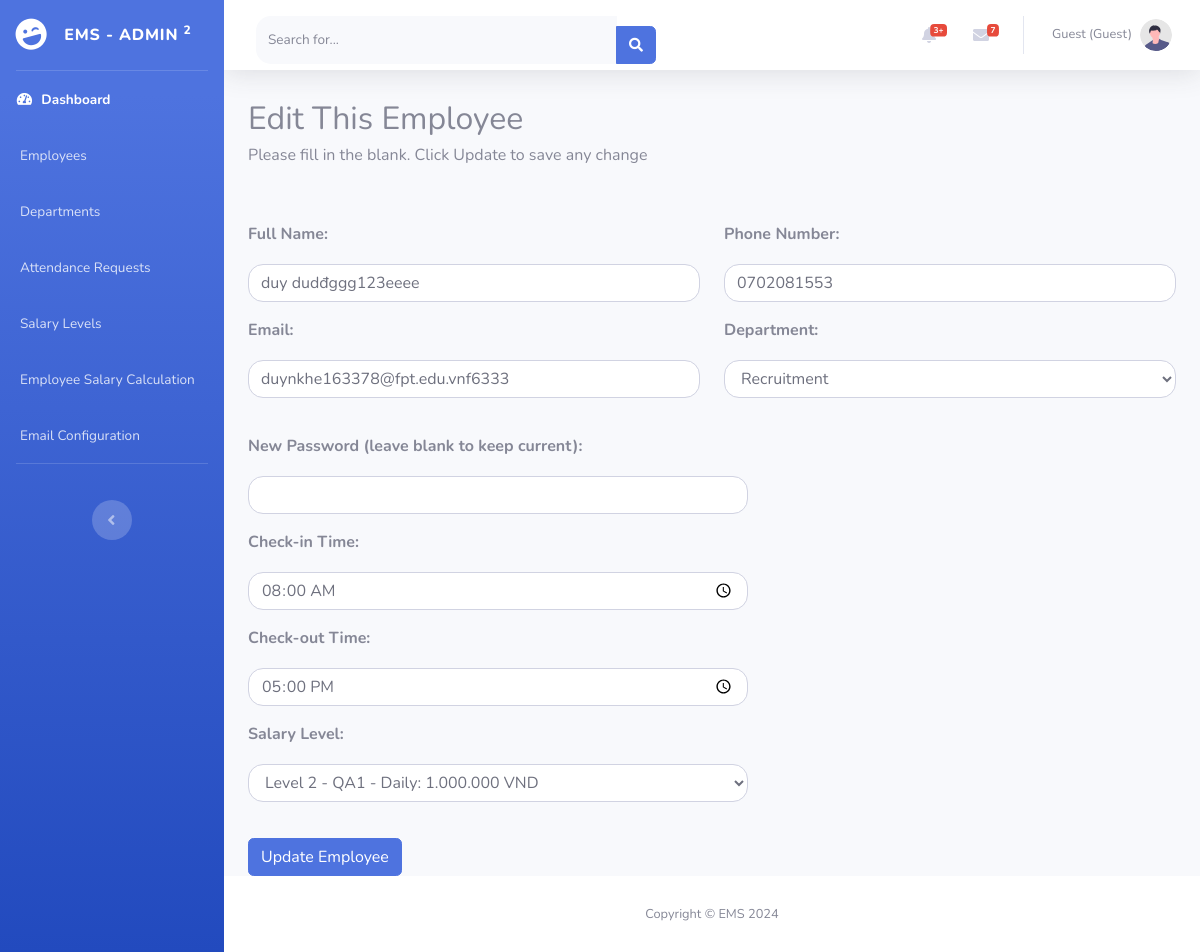
/admin/edit_employee.php?id=18, run on the app's committed database.
### tables this page shows
CREATE TABLE `user` (
  `Id` int NOT NULL AUTO_INCREMENT,
  `FullName` varchar(255) NOT NULL,
  `Email` varchar(255) NOT NULL,
  `PhoneNumber` varchar(15) DEFAULT NULL,
  `Position` varchar(100) DEFAULT NULL,
  `Password` varchar(255) NOT NULL,
  `DepartmentID` int DEFAULT NULL,
  `RoleID` int NOT NULL,
  `Status` enum('active','inactive') DEFAULT 'active',
  `salary_level_id` int DEFAULT NULL,
  PRIMARY KEY (`Id`),
  UNIQUE KEY `Email_UNIQUE` (`Email`),
  KEY `RoleID` (`RoleID`),
  KEY `user_ibfk_1` (`DepartmentID`),
  KEY `salary_level_id` (`salary_level_id`),
  CONSTRAINT `user_ibfk_1` FOREIGN KEY (`DepartmentID`) REFERENCES `department` (`Id`) ON DELETE CASCADE ON UPDATE CASCADE,
  CONSTRAINT `user_ibfk_2` FOREIGN KEY (`RoleID`) REFERENCES `role` (`Id`) ON DELETE CASCADE ON UPDATE CASCADE,
  CONSTRAINT `user_ibfk_3` FOREIGN KEY (`salary_level_id`) REFERENCES `salary_levels` (`id`)
);

CREATE TABLE `department` (
  `Id` int NOT NULL AUTO_INCREMENT,
  `DepartmentName` varchar(255) NOT NULL,
  `ParentDepartmentID` int DEFAULT NULL,
  `Status` enum('active','inactive') DEFAULT 'active',
  PRIMARY KEY (`Id`),
  KEY `ParentDepartmentID` (`ParentDepartmentID`),
  CONSTRAINT `department_ibfk_1` FOREIGN KEY (`ParentDepartmentID`) REFERENCES `department` (`Id`) ON DELETE SET NULL ON UPDATE CASCADE
);

### admin/edit_employee.php (the view, shortened to what this page needs)
<?php
require_once '../config.php';
$stmt = $conn->prepare("SELECT * FROM salary_levels ORDER BY level");
$stmt->execute();
$salary_levels = $stmt->fetchAll(PDO::FETCH_ASSOC);
if (isset($_GET['id'])) {
    $userId = $_GET['id'];
    $stmt = $conn->prepare("SELECT * FROM `User` WHERE Id = :id");
    $stmt->bindParam(':id', $userId);
    $stmt->execute();
    $user = $stmt->fetch(PDO::FETCH_ASSOC);
    $stmtEmailConfig = $conn->prepare("SELECT * FROM emailConfig WHERE userId = :userId");
    $stmtEmailConfig->bindParam(':userId', $userId);
    $stmtEmailConfig->execute();
    $emailConfig = $stmtEmailConfig->fetch(PDO::FETCH_ASSOC);
    $checkInTime = isset($emailConfig['checkInTime']) ? $emailConfig['checkInTime'] : '08:00';
    $checkOutTime = isset($emailConfig['checkOutTime']) ? $emailConfig['checkOutTime'] : '17:00';
}
$departments = $conn->query("SELECT * FROM `Department`")->fetchAll(PDO::FETCH_ASSOC);
?>
<!DOCTYPE html>
<html lang="en">
<head>
    <link href="../vendor/fontawesome-free/css/all.min.css" rel="stylesheet" type="text/css">
    <link href="../css/sb-admin-2.min.css" rel="stylesheet">
</head>
<body id="page-top">
    <div id="wrapper">
        <?php include('../admin/sidebar.php') ?>
        <div id="content-wrapper" class="d-flex flex-column">
            <div id="content">
                <?php include('../templates/navbar.php') ?>
                <div class="container">
                    <h2>Edit This Employee</h2>
                    <h6>Please fill in the blank. Click Update to save any change</h6>
                    <br></br>
                    <form method="POST" action="">
                        <div class="row">
                            <div class="col-md-6">
                                <div class="form-group">
                                    <label for="fullName">Full Name:</label>
                                    <input type="text" class="form-control" id="fullName" name="fullName" value="<?= htmlspecialchars($user['FullName']) ?>" required>
                                </div>
                                <div class="form-group">
                                    <label for="email">Email:</label>
                                    <input type="email" class="form-control" id="email" name="email" value="<?= htmlspecialchars($user['Email']) ?>" required>
                                </div>
                            </div>
                            <div class="col-md-6">
                                <div class="form-group">
                                    <label for="phoneNumber">Phone Number:</label>
                                    <input type="text" class="form-control" id="phoneNumber" name="phoneNumber" value="<?= htmlspecialchars($user['PhoneNumber']) ?>" required>
                                </div>
                                <div class="form-group">
                                    <label for="departmentID">Department:</label>
                                    <select class="form-control" id="departmentID" name="departmentID" required>
                                        <?php foreach ($departments as $department): ?>
                                            <option value="<?= $department['Id']; ?>" <?= ($department['Id'] == $user['DepartmentID']) ? 'selected' : ''; ?>><?= $department['DepartmentName']; ?></option>
                                        <?php endforeach; ?>
                                    </select>
                                </div>
                            </div>
                        </div>
                        <div class="form-group">
                            <label for="password">New Password (leave blank to keep current):</label>
                            <input type="password" class="form-control" id="password" name="password">
                        </div>
                        <div class="form-group">
                            <label for="checkInTime">Check-in Time:</label>
                            <input type="time" class="form-control" id="checkInTime" name="checkInTime" value="<?= htmlspecialchars($checkInTime) ?>" required>
                        </div>
                        <div class="form-group">
                            <label for="checkOutTime">Check-out Time:</label>
                            <input type="time" class="form-control" id="checkOutTime" name="checkOutTime" value="<?= htmlspecialchars($checkOutTime) ?>" required>
                        </div>
                        <div class="form-group">
                            <label for="salary_level">Salary Level:</label>
                            <select class="form-control" id="salary_level_id" name="salary_level_id" required>
                                <?php foreach ($salary_levels as $level): ?>
                                    <option value="<?= $level['id'] ?>" <?= $level['id'] == $user['salary_level_id'] ? 'selected' : '' ?>>
                                        Level <?= $level['level'] ?> - <?= htmlspecialchars($level['alias']) ?> - Daily: <?= number_format($level['daily_salary'], 0, ',', '.') ?> VND
                                    </option>
                                <?php endforeach; ?>
                            </select>
                        </div>
                        <button type="submit" class="btn btn-primary">Update Employee</button>
                    </form>
                </div>
            </div>
            <?php include('../templates/footer.php') ?>
        </div>
    </div>
</body>
</html>

### admin/edit_employee.php (style rules this page uses)
.container { margin-top: 30px; }
.form-control { width: 100%; max-width: 500px; margin: 10px 0; border-radius: 15px; }
label { font-weight: bold; }
button { margin-top: 20px; }
.row { margin-bottom: 20px; }

### data on the page
user: fullName "duy dudđggg123eeee", email "duynkhe163378@fpt.edu.vnf6333", phoneNumber "0702081553", departmentID "Recruitment", salary_level_id "Level 2 - QA1 - Daily: 1.000.000 VND"

### other printed values
$userEmail . " (" . $role . ")" "Guest (Guest)"
